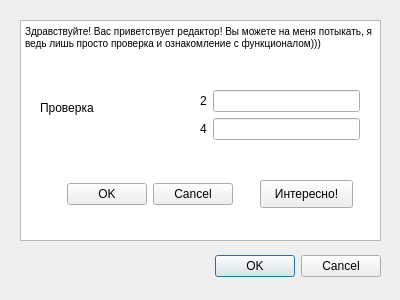
<?xml version="1.0" encoding="UTF-8"?>
<ui version="4.0">
 <class>Dialog</class>
 <widget class="QDialog" name="Dialog">
  <property name="geometry">
   <rect>
    <x>0</x>
    <y>0</y>
    <width>400</width>
    <height>300</height>
   </rect>
  </property>
  <property name="windowTitle">
   <string>Dialog</string>
  </property>
  <widget class="QDialogButtonBox" name="buttonBox">
   <property name="geometry">
    <rect>
     <x>40</x>
     <y>250</y>
     <width>341</width>
     <height>32</height>
    </rect>
   </property>
   <property name="orientation">
    <enum>Qt::Horizontal</enum>
   </property>
   <property name="standardButtons">
    <set>QDialogButtonBox::Cancel|QDialogButtonBox::Ok</set>
   </property>
  </widget>
  <widget class="QTextEdit" name="textEdit">
   <property name="geometry">
    <rect>
     <x>20</x>
     <y>20</y>
     <width>361</width>
     <height>221</height>
    </rect>
   </property>
   <property name="html">
    <string>&lt;!DOCTYPE HTML PUBLIC &quot;-//W3C//DTD HTML 4.0//EN&quot; &quot;http://www.w3.org/TR/REC-html40/strict.dtd&quot;&gt;
&lt;html&gt;&lt;head&gt;&lt;meta name=&quot;qrichtext&quot; content=&quot;1&quot; /&gt;&lt;style type=&quot;text/css&quot;&gt;
p, li { white-space: pre-wrap; }
&lt;/style&gt;&lt;/head&gt;&lt;body style=&quot; font-family:'MS Shell Dlg 2'; font-size:7.8pt; font-weight:400; font-style:normal;&quot;&gt;
&lt;p style=&quot; margin-top:0px; margin-bottom:0px; margin-left:0px; margin-right:0px; -qt-block-indent:0; text-indent:0px;&quot;&gt;Здравствуйте! Вас приветствует редактор! Вы можете на меня потыкать, я ведь лишь просто проверка и ознакомление с функционалом)))&lt;/p&gt;&lt;/body&gt;&lt;/html&gt;</string>
   </property>
  </widget>
  <widget class="QLabel" name="label">
   <property name="geometry">
    <rect>
     <x>40</x>
     <y>100</y>
     <width>55</width>
     <height>16</height>
    </rect>
   </property>
   <property name="text">
    <string>Проверка</string>
   </property>
  </widget>
  <widget class="QWidget" name="formLayoutWidget">
   <property name="geometry">
    <rect>
     <x>200</x>
     <y>90</y>
     <width>160</width>
     <height>80</height>
    </rect>
   </property>
   <layout class="QFormLayout" name="formLayout">
    <item row="0" column="0">
     <widget class="QLabel" name="2Label">
      <property name="text">
       <string>2</string>
      </property>
     </widget>
    </item>
    <item row="0" column="1">
     <widget class="QLineEdit" name="2LineEdit"/>
    </item>
    <item row="1" column="0">
     <widget class="QLabel" name="4Label">
      <property name="text">
       <string>4</string>
      </property>
     </widget>
    </item>
    <item row="1" column="1">
     <widget class="QLineEdit" name="4LineEdit"/>
    </item>
   </layout>
  </widget>
  <widget class="QDialogButtonBox" name="buttonBox_2">
   <property name="geometry">
    <rect>
     <x>40</x>
     <y>180</y>
     <width>193</width>
     <height>28</height>
    </rect>
   </property>
   <property name="standardButtons">
    <set>QDialogButtonBox::Cancel|QDialogButtonBox::Ok</set>
   </property>
  </widget>
  <widget class="QPushButton" name="pushButton">
   <property name="geometry">
    <rect>
     <x>260</x>
     <y>180</y>
     <width>93</width>
     <height>28</height>
    </rect>
   </property>
   <property name="text">
    <string>Интересно!</string>
   </property>
  </widget>
 </widget>
 <resources/>
 <connections>
  <connection>
   <sender>buttonBox</sender>
   <signal>accepted()</signal>
   <receiver>Dialog</receiver>
   <slot>accept()</slot>
   <hints>
    <hint type="sourcelabel">
     <x>248</x>
     <y>254</y>
    </hint>
    <hint type="destinationlabel">
     <x>157</x>
     <y>274</y>
    </hint>
   </hints>
  </connection>
  <connection>
   <sender>buttonBox</sender>
   <signal>rejected()</signal>
   <receiver>Dialog</receiver>
   <slot>reject()</slot>
   <hints>
    <hint type="sourcelabel">
     <x>316</x>
     <y>260</y>
    </hint>
    <hint type="destinationlabel">
     <x>286</x>
     <y>274</y>
    </hint>
   </hints>
  </connection>
 </connections>
</ui>
